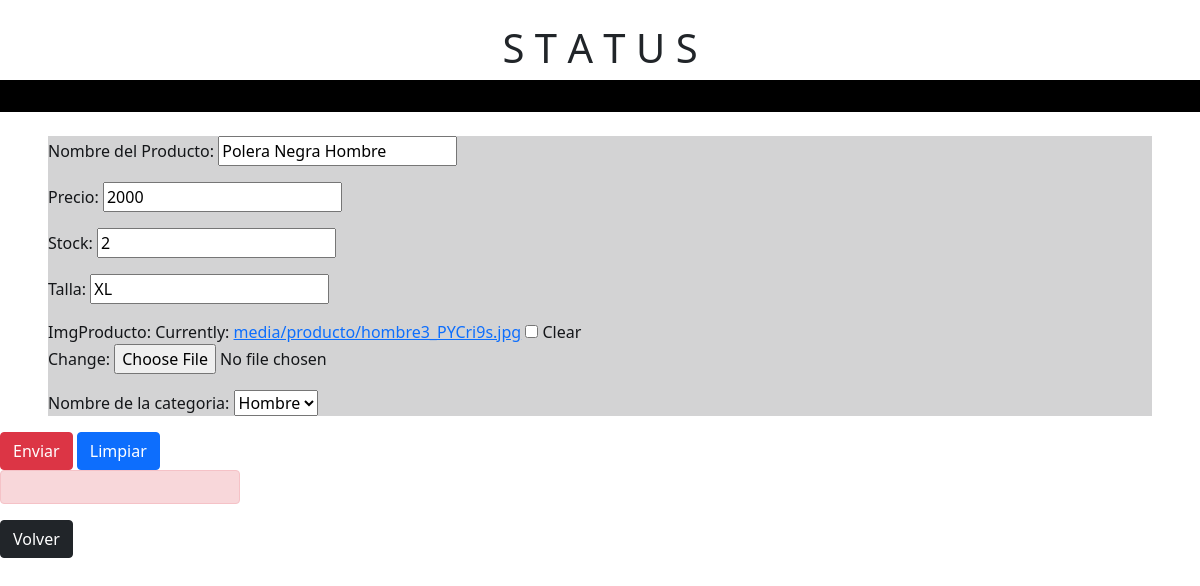
The app's page /form_mod_producto/11 with its own data.
### tienda/models.py (models this page shows, shortened)
class Producto(models.Model):
   id_Producto = models.BigAutoField(auto_created=True, primary_key=True, serialize=False, verbose_name='ID del producto')
   nombreProducto = models.CharField(max_length=50, verbose_name='Nombre del Producto')
   precio = models.IntegerField(verbose_name='Precio')
   stock = models.IntegerField(null=True,verbose_name='Stock')
   talla = models.CharField(max_length=4, null=True,verbose_name='Talla')
   imgProducto = models.ImageField(null=True, blank=True, upload_to="media/producto", default=default_image)
   catalogo = models.ForeignKey(Catalogo, on_delete=models.CASCADE,verbose_name='Nombre de la categoria')

### tienda/views.py (the view)
# urls.py: path('form_mod_producto/<id>',form_mod_producto,name="form_mod_producto"),
def form_mod_producto(request, id):
    producto = Producto.objects.get(id_Producto=id)
    datos = {
        'form':ProductoForm(instance=producto)
    }
    if(request.method == 'POST'):
        formulario = ProductoForm(data=request.POST, instance=producto)
        if formulario.is_valid():
            formulario.save()
            datos['mensaje'] = 'Modificados correctamente'
    return render(request, 'tienda/form_mod_producto.html',datos)

### tienda/forms.py
class ProductoForm(ModelForm):
    class Meta:
        model = Producto
        fields = ['nombreProducto','precio','stock','talla','imgProducto','catalogo']

### tienda/models.py (called while the page is built)
   def __str__(self):
      return self.nombreCatalogo

### tienda/templates/tienda/form_mod_producto.html (shortened to what this page needs)
{% load static %}
<!DOCTYPE html>
<html lang="es">
<head>
    <link type="text/css" rel="stylesheet" href="{% static 'tienda/css/style_modificar.css' %}">
    <link href="https://cdn.jsdelivr.net/npm/bootstrap@5.0.0-beta3/dist/css/bootstrap.min.css" rel="stylesheet">
</head>
<body>
    <header class="row cabeza mt-4">
        <h1>S T A T U S</h1>
    </header>
    <section class="row division mb-4">
        <p></p>
    </section>
    <div class="row">
        <form method="post" action="" id="formulario">
            <div class="form_group mx-5 alert-dark">
                {{ form.as_p }}
            </div>
            <div>
                <input type="submit" class="btn btn-danger" id="enviar" value="Enviar">
                <input type="reset" class="btn btn-primary" id="limpiar" value="Limpiar">
                <div id="error" class="alert alert-danger" role="alert">
                </div>
            </div>
        </form>
        <div class="volver">
            <a href="{% url 'lista' %}" class="btn btn-dark">Volver</a>
        </div>
    </div>
</body>
</html>

### tienda/static/tienda/css/style_modificar.css (style rules this page uses)
body { margin: 0; padding: 0; background-color: #000000; color: #fff; font-family: fantasy; }
.cabeza { background-color: #ffffff; text-align: center; margin-top: 2em; }
.division { background-color: #000000; color: #000000; height: 2em; width: auto; }
#error { height: 20%; width: 20%; }
.volver { height: 2em; width: 1px; }

### records on screen
Producto: nombreProducto "Polera Negra Hombre", precio "2000", stock "2", talla "XL", catalogo "Hombre"
